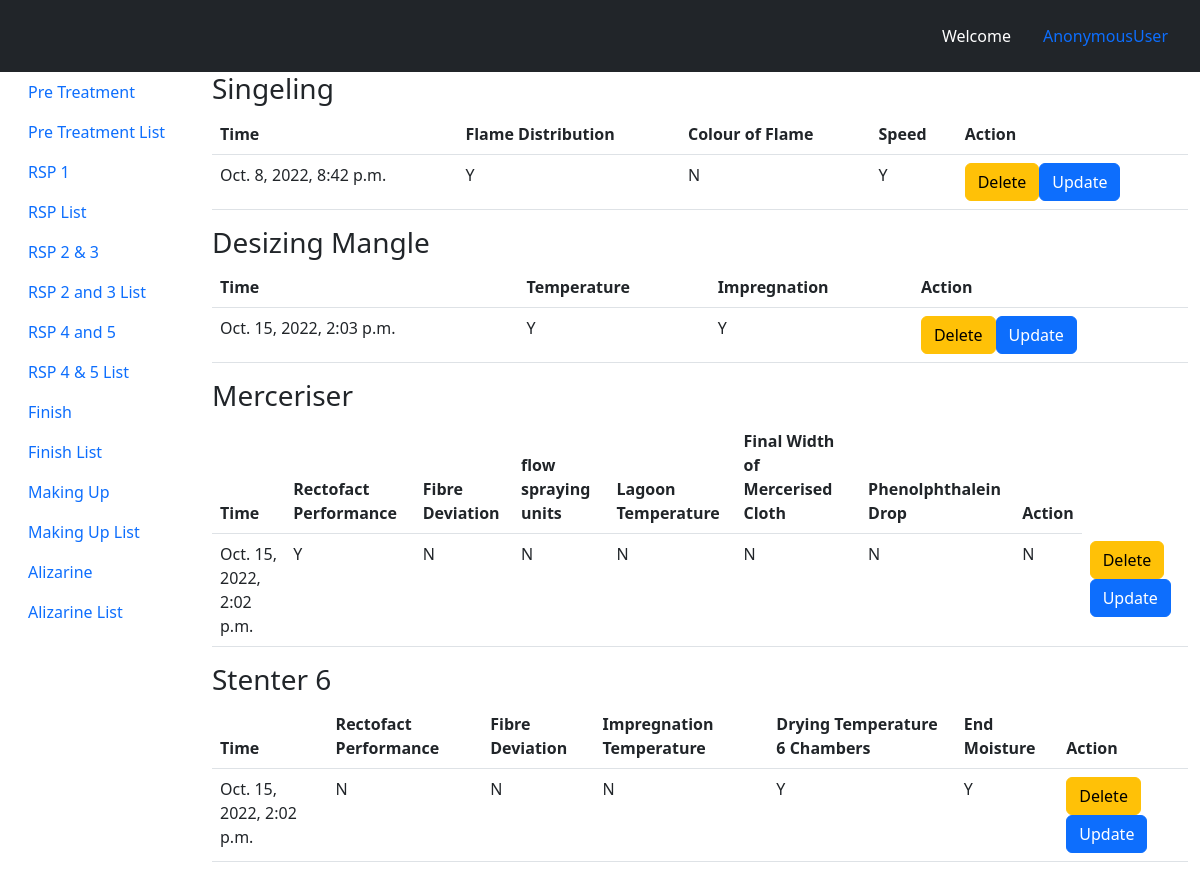
The page /pre/list on the database its author committed.
### pretreatment/models.py (models this page shows, shortened)
class Singeing(models.Model):
    ANSWER_YES = "Y"
    ANSWER_NO  =  "N"
    ANSWER = [
        (ANSWER_YES, "Yes"),
        (ANSWER_NO, "No")
    ]
    flame_distribution = models.CharField(max_length=1,choices = ANSWER,default=ANSWER_NO)
    colour_of_flame = models.CharField(max_length=1,choices = ANSWER,default=ANSWER_NO)
    speed = models.CharField(max_length=1,choices = ANSWER,default=ANSWER_NO)
    time_stamp = models.DateTimeField(auto_now_add = True)

class Desizing_mangle(models.Model):
    ANSWER_YES = "Y"
    ANSWER_NO  =  "N"
    ANSWER = [
        (ANSWER_YES, "Yes"),
        (ANSWER_NO, "No")
    ]
    temperature = models.CharField(max_length=1,choices = ANSWER,default=ANSWER_NO)
    impregnation = models.CharField(max_length=1,choices = ANSWER,default=ANSWER_NO)
    time_stamp = models.DateTimeField(auto_now_add = True)

class Merceriser(models.Model):
    ANSWER_YES = "Y"
    ANSWER_NO  =  "N"
    ANSWER = [
        (ANSWER_YES, "Yes"),
        (ANSWER_NO, "No")
    ]
    rectofact_performance = models.CharField(max_length=1,choices = ANSWER,default=ANSWER_NO)
    fibre_deviation = models.CharField(max_length=1,choices = ANSWER,default=ANSWER_NO)
    folded_selvedge_at_in_the_feed_impregnation_mangle = models.CharField(max_length=1,choices = ANSWER,default=ANSWER_NO)
    strong_caustic_concentration = models.CharField(max_length=1,choices = ANSWER,default=ANSWER_NO)
    check_on_in_feed_or_chain_clips = models.CharField(max_length=1,choices = ANSWER,default=ANSWER_NO)
    flow_on_spraying_units = models.CharField(max_length=1,choices = ANSWER,default=ANSWER_NO)
    pressure_suction_units_1_to_6 =  models.CharField(max_length=1,choices = ANSWER,default=ANSWER_NO)
    water_flow_from_washing_units_to_lagoon = models.CharField(max_length=1,choices = ANSWER,default=ANSWER_NO)
    lagoon_temperature =  models.CharField(max_length=1,choices = ANSWER,default=ANSWER_NO)
    water_flow_to_washing_units = models.CharField(max_length=1,choices = ANSWER,default=ANSWER_NO)
    week_caustic_concentration = models.CharField(max_length=1,choices = ANSWER,default=ANSWER_NO)
    final_width_of_mercerised_cloth = models.CharField(max_length=1,choices = ANSWER,default=ANSWER_NO)
    caustic_check_Phenolphthalein_drop = models.CharField(max_length=1,choices = ANSWER,default=ANSWER_NO)
    time_stamp = models.DateTimeField(auto_now_add = True)

class Stenter_6(models.Model):
    ANSWER_YES = "Y"
    ANSWER_NO  =  "N"
    ANSWER = [
        (ANSWER_YES, "Yes"),
        (ANSWER_NO, "No")
    ]
    Rectofact_performance = models.CharField(max_length=1,choices = ANSWER,default=ANSWER_NO)
    fibre_deviation = models.CharField(max_length=1,choices = ANSWER,default=ANSWER_NO)
    impregnation_temperature = models.CharField(max_length=1,choices = ANSWER,default=ANSWER_NO)
    check_on_in_feed_clips = models.CharField(max_length=1,choices = ANSWER,default=ANSWER_NO)
    drying_temperature_6_chambers = models.CharField(max_length=1,choices = ANSWER,default=ANSWER_NO)
    end_moisture = models.CharField(max_length=1,choices = ANSWER,default=ANSWER_NO)
    width_of_beam = models.CharField(max_length=1,choices = ANSWER,default=ANSWER_NO)
    time_stamp = models.DateTimeField(auto_now_add = True)

### pretreatment/views.py (the view)
def pretreatment_list(request):
    object1 = Singeing.objects.all()
    object2 = Desizing_mangle.objects.all()
    object3 = Merceriser.objects.all()
    object4 = Stenter_6.objects.all()
    context = {
        'object1': object1,
        'object2': object2,
        'object3': object3,
        'object4': object4
    }
    return render(request, "pre_list.html", context)

### pretreatment/templates/pre_list.html
{% extends 'base.html' %}
{% block content %}
<h3>Singeling</h3>
<table class="table table-stripped">
    <tbody>
        <thead>
            <th>Time</th>
            <th>Flame Distribution</th>
            <th>Colour of Flame</th>
            <th>Speed</th>
            <th>Action</th>
        </thead>
        {% for i in object1%}
        <tr>
            <td>{{i.time_stamp}}</td>
            <td>{{i.flame_distribution}}</td>
            <td>{{i.colour_of_flame}}</td>
            <td>{{i.speed}}</td>
            <td ><button class="btn btn-warning">Delete</button><button class="btn btn-primary">Update</button></td>
        </tr>
        {% endfor %}
    </tbody>
</table>
<H3>Desizing Mangle</H3>
<table class="table table-stripped">
    <tbody>
        <thead>
            <th>Time</th>
            <th>Temperature</th>
            <th>Impregnation</th>
            <th>Action</th>
        </thead>
        {% for i in object2%}
        <tr>
            <td>{{i.time_stamp}}</td>
            <td>{{i.temperature}}</td>
            <td>{{i.impregnation}}</td>
            <td ><button class="btn btn-warning">Delete</button><button class="btn btn-primary">Update</button></td>
        </tr>
        {% endfor %}
    </tbody>
</table>
<h3>Merceriser</h3>
<table class="table table-stripped">
    <tbody>
        <thead>
            <th>Time</th>
            <th>Rectofact Performance</th>
            <th>Fibre Deviation</th>
            <th>flow spraying units</th>
            <th>Lagoon Temperature</th>
            <th>Final Width of Mercerised Cloth</th>
            <th>Phenolphthalein Drop</th>
            <th>Action</th>
        </thead>
        {% for i in object3%}
        <tr>
            <td>{{i.time_stamp}}</td>
            <td>{{i.rectofact_performance}}</td>
            <td>{{i.fibre_deviation}}</td>
            <td>{{i.flow_on_spraying_units}}</td>
            <td>{{i.water_flow_from_washing_units_to_lagoon}}</td>
            <td>{{i.lagoon_temperature}}</td>
            <td>{{i.final_width_of_mercerised_cloth}}</td>
            <td>{{i.caustic_check_Phenolphthalein_drop}}</td>
            <td ><button class="btn btn-warning">Delete</button><button class="btn btn-primary">Update</button></td>
        </tr>
        {% endfor %}
    </tbody>
</table>
<h3>Stenter 6</h3>
<table class="table table-stripped">
    <tbody>
        <thead>
            <th>Time</th>
            <th>Rectofact Performance</th>
            <th>Fibre Deviation</th>
            <th>Impregnation Temperature</th>
            <th>Drying Temperature 6 Chambers</th>
            <th>End Moisture</th>
            <th>Action</th>
        </thead>
        {% for i in object4%}
        <tr>
            <td>{{i.time_stamp}}</td>
            <td>{{i.Rectofact_performance}}</td>
            <td>{{i.fibre_deviation}}</td>
            <td>{{i.impregnation_temperature}}</td>
            <td>{{i.drying_temperature_6_chambers}}</td>
            <td>{{i.end_moisture}}</td>
            <td ><button class="btn btn-warning">Delete</button><button class="btn btn-primary">Update</button></td>
        </tr>
        {% endfor %}
    </tbody>
</table>
{% endblock%}

### rows shown on the page
Singeing: time_stamp "Oct. 8, 2022, 8:42 p.m.", flame_distribution "Y", colour_of_flame "N", speed "Y"
Desizing_mangle: time_stamp "Oct. 15, 2022, 2:03 p.m.", temperature "Y", impregnation "Y"
Merceriser: time_stamp "Oct. 15, 2022, 2:02 p.m.", rectofact_performance "Y", fibre_deviation "N", flow_on_spraying_units "N", water_flow_from_washing_units_to_lagoon "N", lagoon_temperature "N", final_width_of_mercerised_cloth "N", caustic_check_Phenolphthalein_drop "N"
Stenter_6: time_stamp "Oct. 15, 2022, 2:02 p.m.", Rectofact_performance "N", fibre_deviation "N", impregnation_temperature "N", drying_temperature_6_chambers "Y", end_moisture "Y"

### other values the page prints
{{ request.user }} "AnonymousUser"
